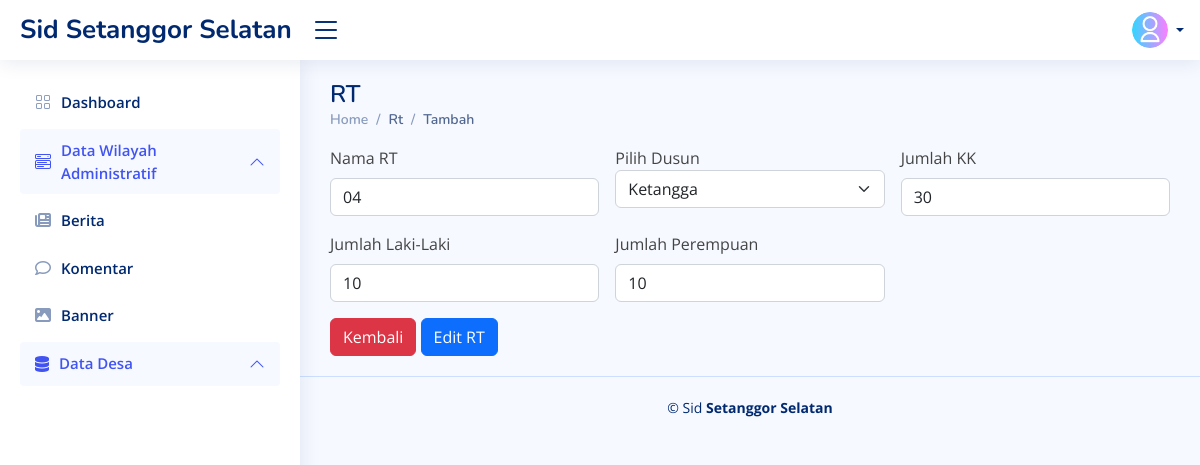
The page /Rt/editRt/2 on the database its author committed.
### tables this page shows
CREATE TABLE `RT` (
  `id` int(11) NOT NULL,
  `id_dusun` int(11) NOT NULL,
  `RT` varchar(125) NOT NULL,
  `jumlah_KK` int(125) NOT NULL,
  `jumlah_L` int(125) NOT NULL,
  `jumlah_P` int(125) NOT NULL
);

### application/helpers/sid_helper.php (called while the page is built, shortened)
<?php
function viewAdmin($folder, $file, $data)
{
    $ci = get_instance();
    $ci->load->view('admin/tamplates/header', $data);
    $ci->load->view('admin/tamplates/sidebar', $data);
    $ci->load->view('admin/' . $folder . '/' . $file, $data);
}

### application/controllers/Rt.php (called while the page is built, shortened)
<?php
class Rt extends CI_Controller
{
    public function editRt($id)
    {
        $data['title'] = "Admin Tambah RT";
        $data['dusun'] = $this->db->get('dusun')->result_array();
        $data['rt'] = $this->db->get_where('RT', ['id' => $id])->row_array();
        $this->form_validation->set_rules('dusun', 'Nama Dusun', 'required|trim');
        $this->form_validation->set_rules('rt', 'RT', 'required|trim');
        $this->form_validation->set_rules('jumlah_kk', 'Jumalah KK', 'required|trim|numeric');
        $this->form_validation->set_rules('jumlah_l', 'Jumalah Laki-Laki', 'required|trim|numeric');
        $this->form_validation->set_rules('jumlah_p', 'Jumalah Perempuan', 'required|trim|numeric');
        if ($this->form_validation->run() == false) {
            viewAdmin('Rt', 'edit', $data);
        } else {
            $this->Rt_model->editRt();
            $this->session->set_flashdata('alert', 'alert-warning');
            $this->session->set_flashdata('pesan', 'Data RT Berhasil Di Tambah');
            redirect('Rt');
        }
    }
}

### index.php (called while the page is built, shortened)
<?php
require_once BASEPATH.'core/CodeIgniter.php';

### application/views/admin/Rt/edit.php (the view, shortened to what this page needs)
<main id="main" class="main">
    <div class="pagetitle">
        <h1>RT</h1>
        <nav>
            <ol class="breadcrumb">
                <li class="breadcrumb-item"><a href="index.html">Home</a></li>
                <li class="breadcrumb-item active">Rt</li>
                <li class="breadcrumb-item active">Tambah</li>
            </ol>
        </nav>
    </div>
    <section class="section dashboard">
        <div class="row">
            <div class="col-md-12">
                <form class="row g-3" action="" method="POST">
                    <div class="col-md-4">
                        <label for="rt" class="form-label">Nama RT</label>
                        <input type="text" name="rt" class="form-control" id="rt" value="<?= $rt['RT']; ?>">
                    </div>
                    <div class="col-md-4">
                        <label for="dusun">Pilih Dusun</label>
                        <select class="form-select" name="dusun" id="dusun" aria-label="Default select example">
                            <?php foreach ($dusun as $row) : ?>
                                <?php if ($rt['id_dusun'] == $dusun['id']) : ?>
                                    <option value="<?= $row['id']; ?>" selected><?= $row['nama_dusun']; ?></option>
                                <?php else: ?>
                                    <option value="<?= $row['id']; ?>"><?= $row['nama_dusun']; ?></option>
                                <?php endif; ?>
                            <?php endforeach; ?>
                        </select><?= form_error('dusun', '<small class="text-danger">', '</small>'); ?>
                    </div>
                    <div class="col-md-4">
                        <label for="jumlah_kk" class="form-label">Jumlah KK</label>
                        <input type="number" name="jumlah_kk" class="form-control" id="jumlah_kk" value="<?= $rt['jumlah_KK']; ?>">
                    </div>
                    <div class="col-md-4">
                        <label for="jumlah_l" class="form-label">Jumlah Laki-Laki</label>
                        <input type="number" name="jumlah_l" class="form-control" id="jumlah_l" value="<?= $rt['jumlah_P']; ?>">
                    </div>
                    <div class="col-md-4">
                        <label for="jumlah_p" class="form-label">Jumlah Perempuan</label>
                        <input type="number" name="jumlah_p" class="form-control" value="<?= $rt['jumlah_P']; ?>" id="jumlah_p">
                    </div>
                    <div class="col-12">
                        <a href="<?= base_url(); ?>Rt" class="btn btn-danger">Kembali</a>
                        <button class="btn btn-primary" type="submit">Edit RT</button>
                    </div>
                </form>
            </div>
        </div>
    </section>
</main>

### assets/admin/assets/css/style.css (style rules this page uses)
:root { scroll-behavior: smooth; }
body { font-family: "Open Sans", sans-serif; background: #f6f9ff; color: #444444; }
a { color: #4154f1; text-decoration: none; }
h1, h2, h3, h4, h5, h6 { font-family: "Nunito", sans-serif; }
#main { margin-top: 60px; padding: 20px 30px; transition: all 0.3s; }
.pagetitle { margin-bottom: 10px; }
.pagetitle h1 { font-size: 24px; margin-bottom: 0; font-weight: 600; color: #012970; }
.breadcrumb { font-size: 14px; font-family: "Nunito", sans-serif; color: #899bbd; font-weight: 600; }
.breadcrumb a { color: #899bbd; transition: 0.3s; }
.breadcrumb .breadcrumb-item::before { color: #899bbd; }
.breadcrumb .active { color: #51678f; font-weight: 600; }
@media (min-width: 1200px) { #main, #footer { margin-left: 300px; } }

### rows shown on the page
rt: rt "04", jumlah_kk "30", jumlah_l "10", jumlah_p "10"

### other values the page prints
form field dusun "Ketangga"
